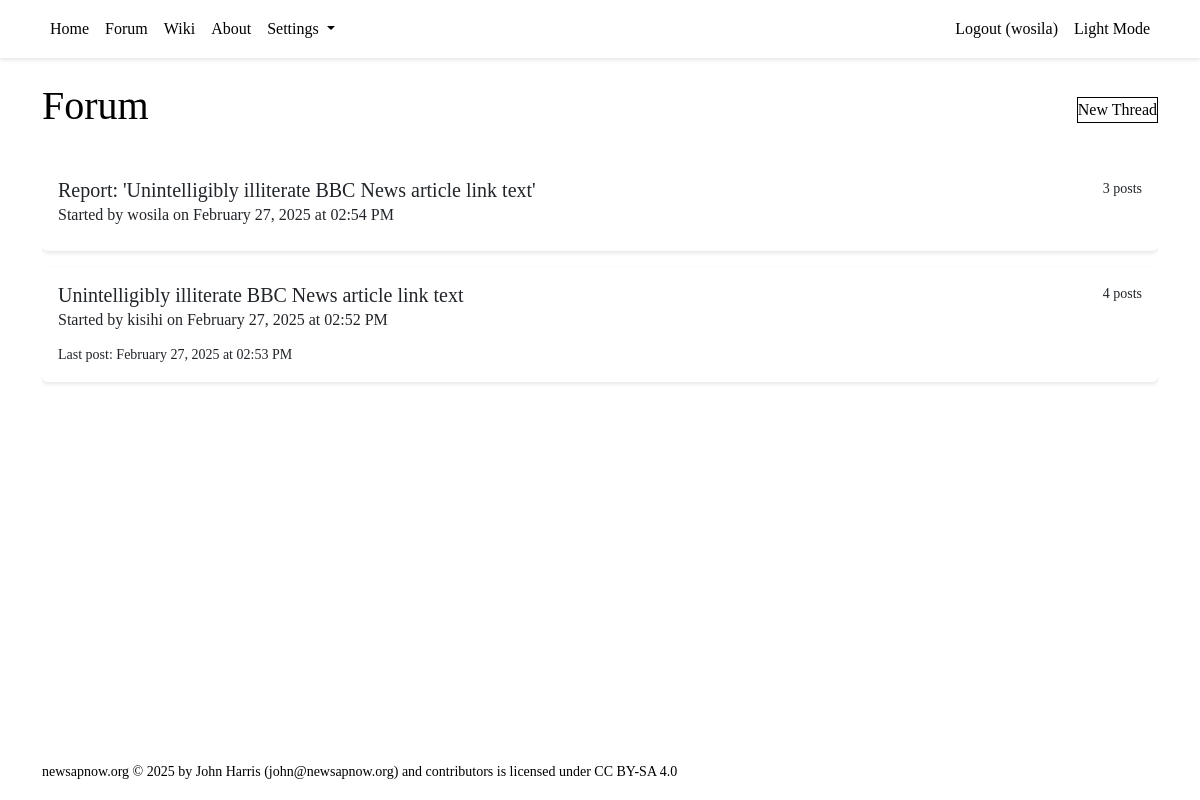
/forum/ (signed in), run on the app's committed database.
### tables this page shows
CREATE TABLE users (
        id INTEGER PRIMARY KEY AUTOINCREMENT,
        username TEXT UNIQUE NOT NULL,
        language TEXT NOT NULL,
        created_at TIMESTAMP DEFAULT CURRENT_TIMESTAMP,
        updated_at TIMESTAMP DEFAULT CURRENT_TIMESTAMP,
        last_seen_at TIMESTAMP DEFAULT CURRENT_TIMESTAMP,
        CHECK (language IN ('en', 'fr', 'es'))
    );

CREATE TABLE threads (
        id INTEGER PRIMARY KEY AUTOINCREMENT,
        title TEXT NOT NULL CHECK(length(title) <= 132),
        created_by INTEGER NOT NULL,
        group_id INTEGER,
        category_id INTEGER,
        created_at TIMESTAMP DEFAULT CURRENT_TIMESTAMP,
        updated_at TIMESTAMP DEFAULT CURRENT_TIMESTAMP,
        last_seen_at TIMESTAMP DEFAULT CURRENT_TIMESTAMP,
        FOREIGN KEY (created_by) REFERENCES users(id),
        FOREIGN KEY (group_id) REFERENCES groups(id),
        FOREIGN KEY (category_id) REFERENCES group_categories(id)
    );

### backend/forum.py (the view, shortened to what this page needs)
@forum_blueprint.route("/")
def view_threads():
    user_id = session.get('user_id')
    page = request.args.get('page', 1, type=int)
    offset = (page - 1) * Config.THREADS_PER_PAGE
    with get_db() as conn:
        cursor = conn.cursor()
        if user_id:
            cursor.execute("""
                SELECT group_id
                FROM user_groups
                WHERE user_id = ? AND filter_on = 1
            """, (user_id,))
            filtered_groups = [row['group_id'] for row in cursor.fetchall()]
            if not filtered_groups:
                filtered_groups = [-1]  # Use an impossible group ID to return no results
            filtered_groups_str = ','.join('?' for _ in filtered_groups)
            cursor.execute(f"""
                SELECT DISTINCT
                    t.*, u.username,
                    g.grouptext as group_name,
                    gc.category as category_name,
                    COUNT(p.id) as post_count,
                    MAX(p.created_at) as last_post_at
                FROM threads t
                JOIN users u ON t.created_by = u.id
                LEFT JOIN groups g ON t.group_id = g.id
                LEFT JOIN group_categories gc ON t.category_id = gc.id
                LEFT JOIN thread_users tu ON t.id = tu.thread_id
                LEFT JOIN posts p ON t.id = p.thread_id
                WHERE
                    (t.group_id IS NULL OR t.group_id IN ({filtered_groups_str}))
                    AND (
                        tu.thread_id IS NULL
                        OR tu.user_id = ?
                        OR t.created_by = ?
                    )
                GROUP BY t.id
                ORDER BY last_post_at DESC
                LIMIT ? OFFSET ?
            """, filtered_groups + [user_id, user_id, Config.THREADS_PER_PAGE, offset])
        threads = cursor.fetchall()
    return render_template("forum/thread_list.html",
                               threads=threads,
                               page=page,
                               Config=Config)

### backend/database.py (called while the page is built)
@contextmanager
def get_db() -> Generator[sqlite3.Connection, None, None]:
    conn = sqlite3.connect(Config.SQLITE_DB_PATH)
    conn.row_factory = sqlite3.Row
    try:
        yield conn
    finally:
        conn.commit()
        conn.close()

### backend/server.py (called while the page is built)
@app.template_filter('datetime')
def format_datetime(value):
    if isinstance(value, str):
        try:
            value = datetime.strptime(value, '%Y-%m-%d %H:%M:%S')
        except ValueError:
            return value
    return value.strftime('%B %d, %Y at %I:%M %p')

### frontend/templates/forum/thread_list.html (shortened to what this page needs)
{% extends "base.html" %}
{% block content %}
    <div class="d-flex justify-content-between align-items-center mb-4">
        <h1>Forum</h1>
        {% if session.get('user') %}
            <a href="{{ url_for('forum.new_thread') }}" class="btn btn-primary">New Thread</a>
        {% endif %}
    </div>
    <div class="thread-list" tabindex="0">
        {% for thread in threads %}
            <div class="thread-item card mb-3" data-thread-id="{{ thread.id }}">
                <div class="card-body">
                    <div class="d-flex justify-content-between align-items-start">
                        <h5 class="card-title mb-1">
                            <a href="{{ url_for('forum.view_thread', thread_id=thread.id) }}" class="text-decoration-none">
                                {{ thread.title }}
                            </a>
                        </h5>
                        <small class="text-muted">{{ thread.post_count }} posts</small>
                    </div>
                    <p class="card-subtitle mb-2 text-muted">
                        Started by {{ thread.username }} on {{ thread.created_at | datetime }}
                    </p>
                    {% if thread.last_post_at != thread.created_at %}
                        <small class="text-muted">
                            Last post: {{ thread.last_post_at | datetime }}
                        </small>
                    {% endif %}
                </div>
            </div>
        {% else %}
            <div class="alert alert-info">No threads yet.</div>
        {% endfor %}
    </div>
{% endblock %}

### frontend/templates/base.html (shortened to what this page needs)
<!DOCTYPE html>
<html lang="en">
<head>
    <link rel="stylesheet" href="{{ url_for('static', filename='bootstrap/css/bootstrap.min.css') }}">
    <link rel="stylesheet" href="{{ url_for('static', filename='styles.css') }}">
</head>
<body>
<nav class="navbar navbar-expand-lg navbar-dark bg-dark">
    <div class="container">
        <div class="collapse navbar-collapse" id="navbarNav">
            <ul class="navbar-nav">
                <li class="nav-item"><a class="nav-link" href="/">Home</a></li>
                <li class="nav-item"><a class="nav-link" href="/forum">Forum</a></li>
                <li class="nav-item"><a class="nav-link" href="/wiki">Wiki</a></li>
                <li class="nav-item"><a class="nav-link" href="/about">About</a></li>
                {% if session.get('user_id') %}
                <li class="nav-item dropdown">
                    <a class="nav-link dropdown-toggle" href="#" id="userDropdown" role="button" data-bs-toggle="dropdown" aria-expanded="false">
                        Settings
                    </a>
                </li>
                {% endif %}
            </ul>
            <ul class="navbar-nav ms-auto">
                {% if session.get('user') %}
                    <li class="nav-item">
                        <a class="nav-link" href="/auth/logout">Logout ({{ session['user'] }})</a>
                    </li>
                {% else %}
                    <li class="nav-item"><a class="nav-link" href="/auth/login">Login</a></li>
                    <li class="nav-item"><a class="nav-link" href="/auth/register">Register</a></li>
                {% endif %}
                <li class="nav-item">
                    <a class="nav-link" href="#" id="theme-toggle" aria-label="Toggle dark/light mode">
                        <span id="theme-text">Light Mode</span>
                    </a>
                </li>
            </ul>
        </div>
    </div>
</nav>
    <main class="container mt-4">
        {% block content %}{% endblock %}
    </main>
    <footer class="site-footer">
        <div class="container py-3">
            <small>
                newsapnow.org © 2025 by John Harris (<a href="mailto:john@newsapnow.org">john@newsapnow.org</a>) and contributors is licensed under <a href="https://creativecommons.org/licenses/by-sa/4.0/">CC BY-SA 4.0</a>
            </small>
        </div>
    </footer>
</body>
</html>

### frontend/static/styles.css (style rules this page uses)
body { font-family: var(--font-family-sans); line-height: 1.6; color: var(--standard-text); background-color: var(--page-bg); }
.navbar { box-shadow: 0 2px 4px rgba(0,0,0,0.1); background-color: var(--card-bg) !important; }
.navbar-dark .navbar-nav .nav-link { color: var(--standard-text); }
.card { border: none; background-color: var(--card-bg); box-shadow: 0 2px 4px rgba(0,0,0,0.1); }
.card-title { color: var(--prominent-text); }
.card-body { background-color: var(--card-bg); color: var(--standard-text); }
.thread-list { max-height: 80vh; overflow-y: auto; }
.thread-item { transition: all 0.2s ease; background-color: var(--card-bg); border-left: 3px solid var(--element-bg); }
html { height: 100%; position: relative; }
body { min-height: 100%; display: flex; flex-direction: column; }
main { flex: 1 0 auto; }
.site-footer { background-color: var(--page-bg); color: var(--subtle-text); width: 100%; margin-top: auto; }
.site-footer a { color: var(--highlight-text); }
.btn { padding: var(--spacing-sm) var(--spacing-md); border-radius: var(--border-radius); transition: all 0.2s ease; }
.btn-primary { background-color: var(--highlight-bg); border-color: var(--highlight-bg); color: var(--highlight-text); }
a { color: var(--highlight-text); text-decoration: none; }
.text-muted { color: var(--subtle-text) !important; }

### data on the page
users: user "wosila"
threads: title "Report: 'Unintelligibly illiterate BBC News article link text'", post_count "3", username "wosila", created_at "February 27, 2025 at 02:54 PM"
threads: title "Unintelligibly illiterate BBC News article link text", post_count "4", username "kisihi", created_at "February 27, 2025 at 02:52 PM", last_post_at "February 27, 2025 at 02:53 PM"
